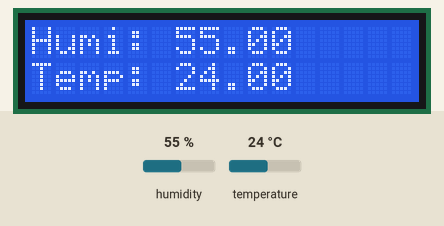
The sketch below on a simulated ESP8266 (NodeMCU). On the bench: 16×2 character LCD. The test bench sets the inputs (shaded band); at power-on: humidity 55 %, temperature 24 °C. What the sketch prints to the serial monitor is not drawn.

Above: at 2.0 s.
2.1 s: humidity set to 22 %
At 4.2 s:
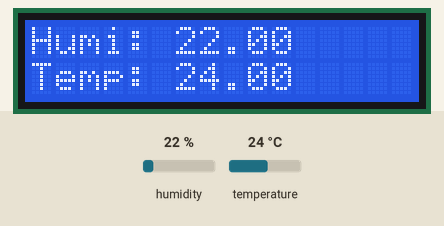
5.4 s: temperature set to 12 °C
At 6.9 s:
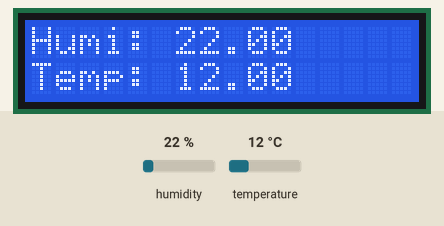
8.7 s: humidity set to 40 %
At 12.0 s:
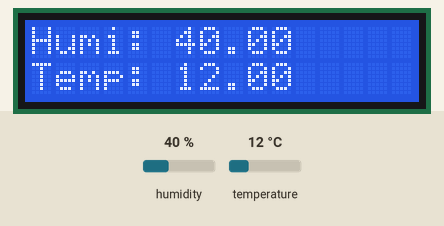
12.3 s: temperature set to 19 °C
At 13.8 s:
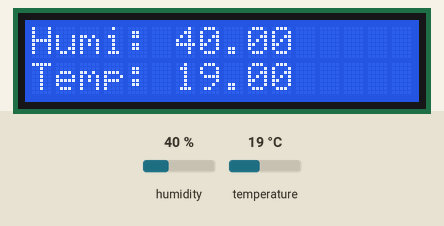
Timing chart, 0 to 15.3 s (numbered marks = the images above; inputs shaded):
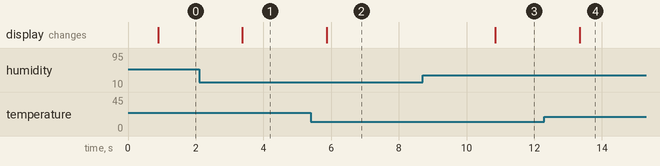

Measured:
- after the input at 2.1 s, the display: changes after 1.3 s (image 1)
- after the input at 5.4 s, the display: changes after 0.47 s (image 2)
- after the input at 8.7 s, the display: changes after 2.1 s (image 3)
- after the input at 12.3 s, the display: changes after 1.0 s (image 4)

The sketch:

LCD_Temperature.ino
```cpp
#include "DHT.h"
#include <LiquidCrystal_I2C.h>
#define DHTTYPE DHT11
#define dht_dpin D3

DHT dht(dht_dpin, DHTTYPE);
LiquidCrystal_I2C lcd(0x3F, 16, 2);

float humidity = 0;
float temperature = 0;

void setup() {
  // put your setup code here, to run once:
  Serial.begin(9600);
  dht.begin();
  Serial.println("Humidity and Temperature\n\n");
  delay(700);

  lcd.begin(16,2);
  lcd.init();
  lcd.backlight();

  String hum =  "Humi: " + String(humidity);
  String temp = "Temp: " + String(temperature);

  lcd.setCursor(0, 0);
  lcd.print(hum);
  lcd.setCursor(0, 1);
  lcd.print(temp);
}

void loop() {
  // put your main code here, to run repeatedly:
  humidity = dht.readHumidity();
  temperature = dht.readTemperature();

  String hum =  "Humi: " + String(humidity);
  String temp = "Temp: " + String(temperature);
  lcd.setCursor(0, 0);
  lcd.print(hum);
  lcd.setCursor(0, 1);
  lcd.print(temp);

  Serial.print("Current humidity = ");
  Serial.print(humidity);
  Serial.print("% ");
  Serial.print("temperature = ");
  Serial.print(temperature);
  Serial.println("c");
  delay(800);
}
```
